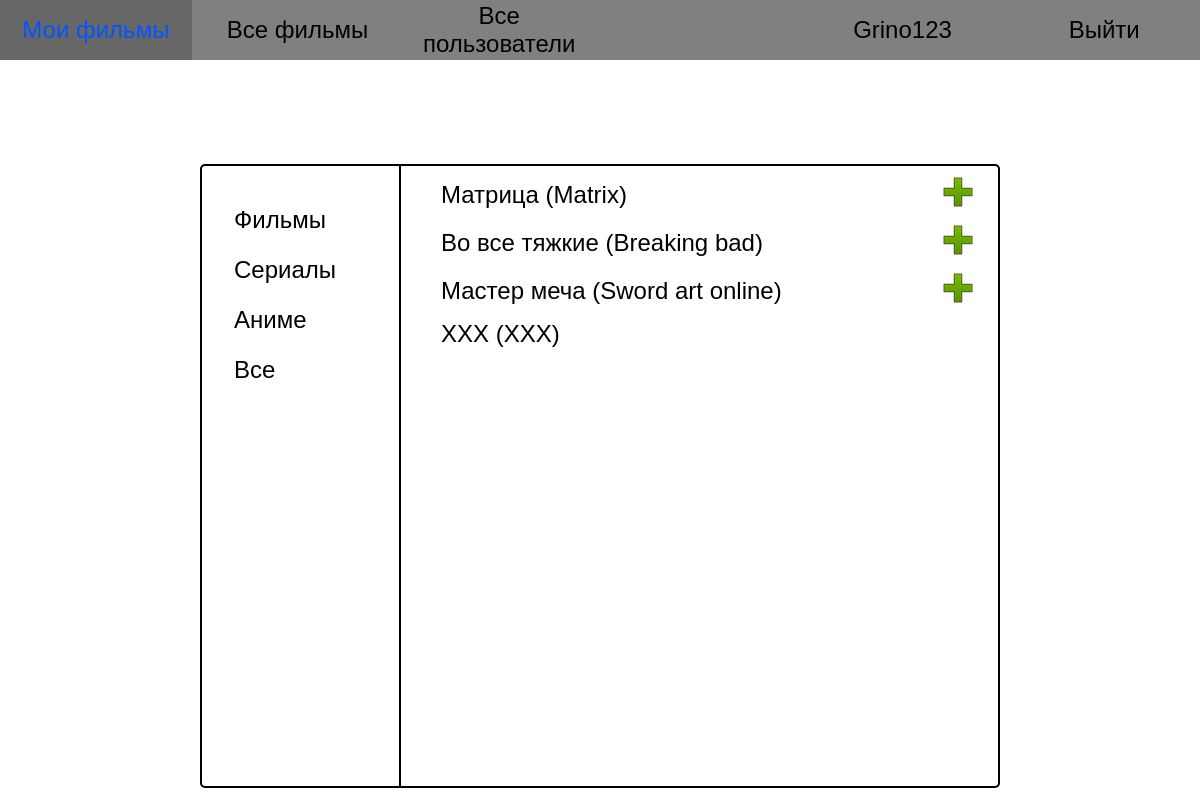
/all_movies (signed in), run on the app's committed database.
### films_app/models.py (models this page shows, shortened)
class Category(models.Model):
    category_name = models.CharField(max_length=50, verbose_name='Категория')
    slug = models.SlugField(max_length=50, unique=True, db_index=True, verbose_name='URL')
    class Meta:
        verbose_name = 'Категория'
        verbose_name_plural = 'Категории'

class Movie(models.Model):
    movie_title = models.CharField(max_length=100, verbose_name='Название')
    original_title = models.CharField(max_length=100, blank=True, default='', verbose_name='Оригинальное название')
    description = models.TextField(verbose_name='Описание', blank=True, default='')
    url = models.URLField(blank=True, default='', verbose_name='Ссылка')
    category = models.ManyToManyField(Category, db_index=True, verbose_name='Категории')

### films_app/views.py (the view)
# urls.py: path('all_movies', AllMoviesView.as_view(), name='all_movies'),
class AllMoviesView(ListView):
    model = Movie
    template_name = 'films_app/all_movies.html'
    context_object_name = 'movies'
    def get_context_data(self, *, object_list=None, **kwargs):
        context = super().get_context_data(**kwargs)
        context['category'] = Category.objects.all()
        context['statuses'] = Status.objects.all()
        added_movies = UserMovies.objects.filter(user=self.request.user.id)
        context['added_movies'] = []
        for movie in added_movies:
            context['added_movies'].append(movie.movie)
        if self.kwargs:
            category = self.kwargs['slug']
            category = context['category'].get(slug=category)
            context['movies'] = context['movies'].filter(category=category)
        return context

### films_app/templates/films_app/all_movies.html
{% extends 'films_app/table_template.html' %}
{% load static %}
{% block list_movies %}
    <ul class="all__movies" style="overflow-y: scroll;">
        {% for movie in movies %}
            <li class="info__movie">
                <a href="" class="info__link">{{ movie.movie_title }} ({{ movie.original_title }})</a>
                {% if movie not in added_movies %}
                    <a href="{% url 'add_movie' movie.id %}" class="add__movie"><img src="{% static 'films_app/img/plus.ico' %}"></a>
                {% endif %}
            </li>
        {% endfor %}
    </ul>
{% endblock %}

### films_app/templates/films_app/table_template.html (shortened to what this page needs)
{% extends 'base.html' %}
{% load static %}
{% block css_add %}
    <link rel="stylesheet" href="{% static 'films_app/css/index.css' %}">
{% endblock %}
{% block content %}
    <div class="page__content">
        {% block films_content %}
            <div class="films__content">
                {% block films_navigation %}
                    <div class="films__navigation">
                        <ul class="category__name">
                            {% for cat in category %}
                                <li><a href="{% url 'category_movies' cat.slug %}">{{ cat.category_name }}</a></li>
                            {% endfor %}
                        </ul>
                    </div>
                {% endblock %}
                <div class="all__movies">
                    {% block list_movies %}
                    {% endblock %}
                </div>
            </div>
        {% endblock %}
    </div>
{% endblock %}

### templates/includes/navbar.html (shortened to what this page needs)
<nav class="navigation__bar container">
  <ul>
    <li><a href="/" class="nav__main">Мои фильмы</a></li>
    <li><a href="{% url 'all_movies' %}" class="nav__all__movies">Все фильмы</a></li>
    <li><a href="{% url 'users_list' %}" class="nav__all__users">Все пользователи</a></li>
    <li>
    </li>
    {% if request.user.is_authenticated is False %}
        <li><a href="{% url 'registration' %}" class="nav__registart</>ion">Регистрация</a></li>
        <li><a href="{% url 'login' %}" class="nav__login">Войти</a></li>
    {% else %}
        <li><a href="" class="nav__username">{{ request.user|capfirst }}</a></li>
        <li><a href="{% url 'logout' %}" class="nav__logout">Выйти</a></li>
    {% endif %}
  </ul>
</nav>

### films_app/static/films_app/css/index.css (style rules this page uses)
.page__content { display: grid; height: 91vh; grid-template-columns: repeat(6, 1fr); grid-template-rows: .5fr 1fr 1fr 1fr; }
.films__content { grid-column-start: 2; grid-column-end: -2; grid-row-start: 2; grid-row-end: -1; display: grid; grid-template-columns: 1fr 3fr; border: 2px solid black; border-radius: 5px; }
.films__navigation { border-right: 2px solid; }
.category__name { padding-left: 0; margin-top: 40px; }
.category__name li { height: 40px; margin-bottom: 10px; padding-left: 2rem; }
.category__name li a { text-decoration: none; }
.all__movies { height: 100%; margin-top: 0; }
.all__movies li a { align-self: center; }
.info__movie { display: grid; grid-template-columns: 6fr 1fr; margin-top: 10px; }
.add__movie { text-align: center; }

### static/base.css (style rules this page uses)
html, body { margin: 0; padding: 0; box-sizing: border-box; }
body { font-family: 'Arial'; width: 100%; min-height: 100vh; font-size: 1.5rem; }
.navigation__bar ul { display: grid; padding: 0; margin: 0; height: 100%; min-height: 60px; grid-template-columns: repeat(6, 1fr); grid-column-gap: 10px; background: grey; }
.navigation__bar li { display: table; height: 100%; width: 100%; align-items: center; text-align: center; }
.navigation__bar li a { display: table-cell; vertical-align: middle; height: 100%; width: 100%; }
li { list-style-type: none; }
a { color: rgba(0,0,0,1); text-decoration: none; }

### data on the page
Category: category_name "Фильмы"
Category: category_name "Сериалы"
Category: category_name "Аниме"
Category: category_name "Все"
Movie: movie_title "Матрица", original_title "Matrix"
Movie: movie_title "Во все тяжкие", original_title "Breaking bad"
Movie: movie_title "Мастер меча", original_title "Sword art online"
Movie: movie_title "XXX", original_title "XXX"

### other printed values
{{ request.user|capfirst }} "Grino123"
